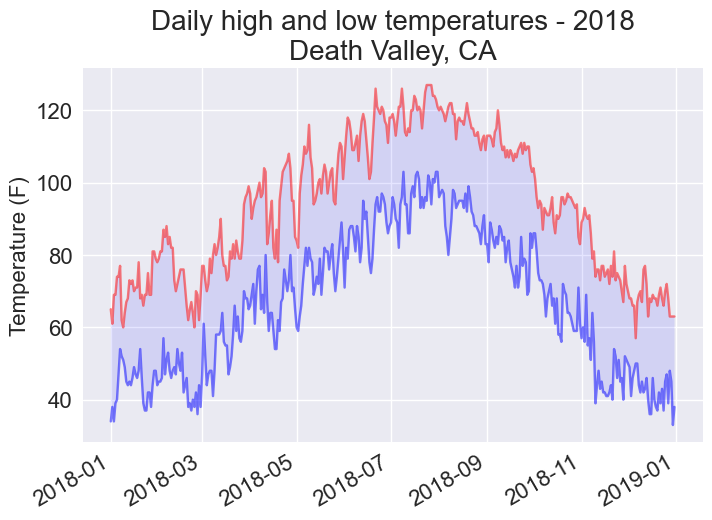

This chart was generated by the following Python code:
import csv
from datetime import datetime

import matplotlib.pyplot as plt

filename = 'data/death_valley_2018_simple.csv'
with open(filename) as f:
    reader = csv.reader(f)
    header_row = next(reader)

    for index, column_header in enumerate(header_row):
        print(index, column_header)

     # Get dates, and high and low temperature from this file.
    dates, highs, lows = [], [], []
    for row in reader:
        current_date = datetime.strptime(row[2], '%Y-%m-%d')
        try:
            high = int(row[4])
            low = int(row[5])
        except ValueError:
            print(f"Missing data for {current_date}")
        else:
            dates.append(current_date)
            highs.append(high)
            lows.append(low)

    # Plot the high temperatures.
    plt.style.use('seaborn-v0_8')
    fig, ax = plt.subplots()
    ax.plot(dates, highs, c='red', alpha=0.5)
    ax.plot(dates, lows, c='blue', alpha=0.5)
    plt.fill_between(dates, highs, lows, facecolor='blue', alpha=0.1)

    # Format plot.
    title = "Daily high and low temperatures - 2018\nDeath Valley, CA"
    plt.title(title, fontsize=20)
    plt.xlabel('', fontsize=16)
    fig.autofmt_xdate()
    plt.ylabel("Temperature (F)", fontsize=16)
    plt.tick_params(axis='both', which='major', labelsize=16)

    plt.savefig('death_valley_highs_lows.png', bbox_inches='tight')